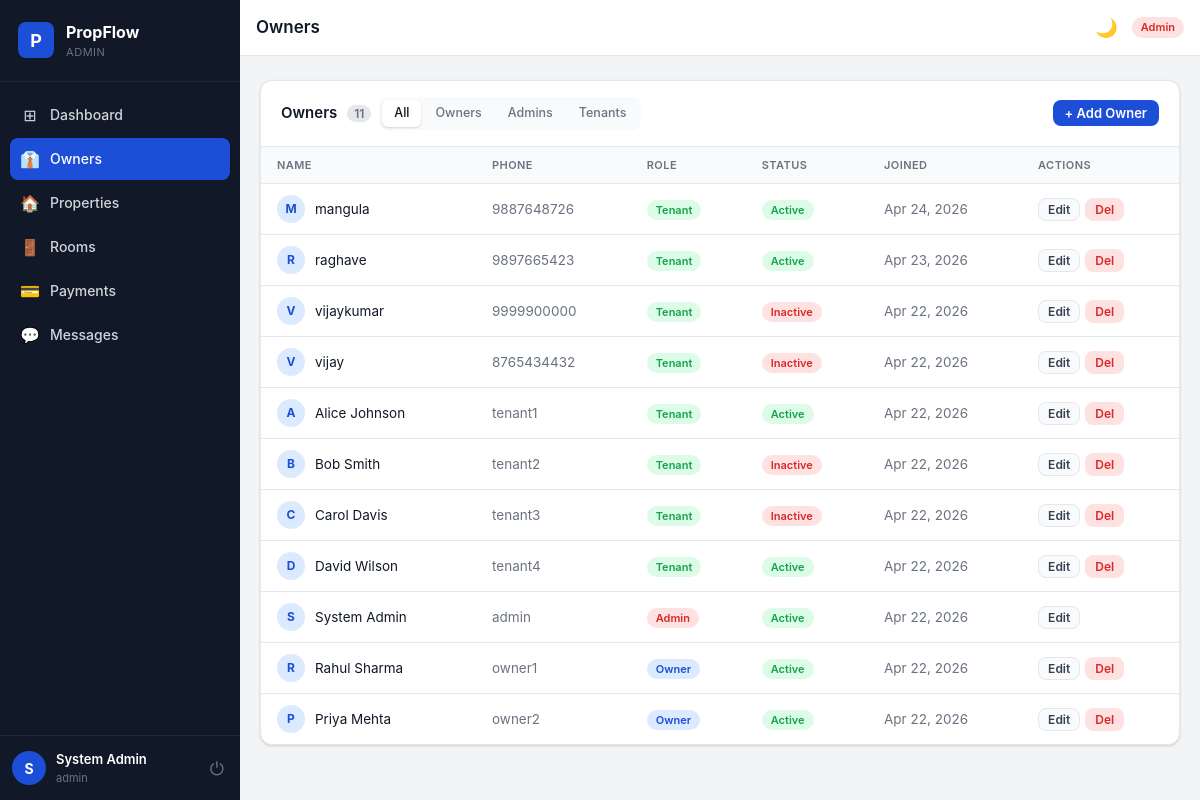
The app's page /admin/users (signed in), older data.
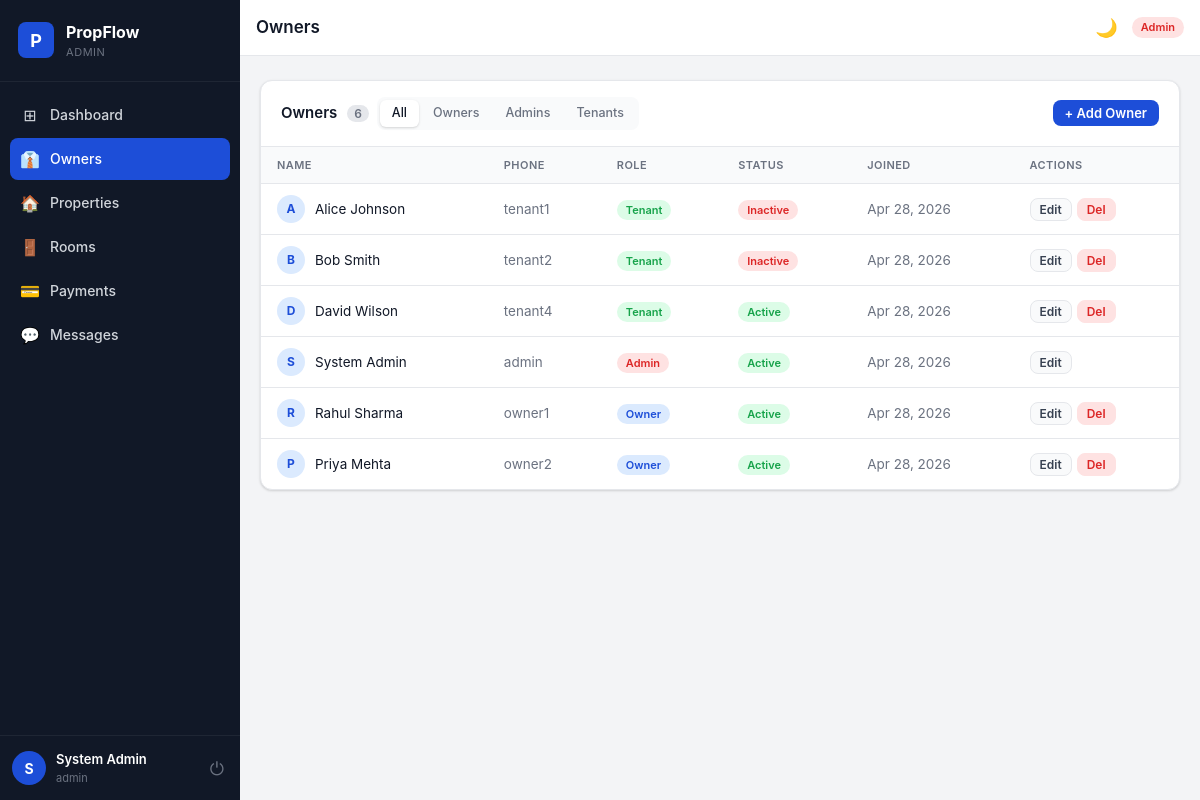
The same page, newer data.
### models.py (models this page shows, shortened)
class User(UserMixin, db.Model):
    __tablename__ = "users"
    id            = db.Column(db.Integer, primary_key=True)
    phone         = db.Column(db.String(30),  unique=True, nullable=False)
    full_name     = db.Column(db.String(150), nullable=False)
    password_hash = db.Column(db.String(255), nullable=False)
    role          = db.Column(db.String(10),  nullable=False, default="tenant")  # admin|owner|tenant
    is_active     = db.Column(db.Boolean, default=True,  nullable=False)
    owner_id      = db.Column(db.Integer,
                               db.ForeignKey("users.id", ondelete="SET NULL"),
                               nullable=True)
    created_at    = db.Column(db.DateTime, default=now_utc, nullable=False)
    updated_at    = db.Column(db.DateTime, default=now_utc, onupdate=now_utc, nullable=False)
    owned_tenants     = db.relationship(
        "User", foreign_keys=[owner_id],
        backref=db.backref("owner_user", remote_side=[id]),
        lazy="dynamic"
    )
    properties        = db.relationship("Property",       back_populates="owner",
                                        foreign_keys="Property.owner_id",    lazy="dynamic")
    tenancies         = db.relationship("PropertyTenant", back_populates="tenant",
                                        foreign_keys="PropertyTenant.tenant_id", lazy="dynamic")
    payments          = db.relationship("Payment",        back_populates="tenant",
                                        foreign_keys="Payment.tenant_id",    lazy="dynamic")
    notifications     = db.relationship("Notification",   back_populates="user",   lazy="dynamic")
    sent_messages     = db.relationship("Message", back_populates="sender",
                                        foreign_keys="Message.sender_id",    lazy="dynamic")
    received_messages = db.relationship("Message", back_populates="receiver",
                                        foreign_keys="Message.receiver_id",  lazy="dynamic")
    room_assignments  = db.relationship("RoomTenant", back_populates="tenant",
                                        foreign_keys="RoomTenant.tenant_id", lazy="dynamic")
    def to_dict(self):
        return {
            "id": self.id, "phone": self.phone, "full_name": self.full_name,
            "role": self.role, "is_active": self.is_active, "owner_id": self.owner_id,
            "created_at": to_ist(self.created_at),
        }
    __table_args__ = (
        Index("ix_users_phone", "phone"),
        Index("ix_users_role",  "role"),
        Index("ix_users_owner_role", "owner_id", "role"),
    )

### routes/admin.py (the view)
@admin_bp.route("/users")
@login_required
@role_required("admin")
def users():
    role_filter = request.args.get("role", "")
    q = User.query
    if role_filter:
        q = q.filter_by(role=role_filter)
    all_users = q.order_by(User.created_at.desc()).all()
    return render_template("admin/users.html", users=all_users, role_filter=role_filter)

### models.py (called while the page is built)
def to_ist(dt):
    if not dt:
        return None
    ist = dt + timedelta(hours=5, minutes=30)
    return ist.strftime("%d-%m-%Y %I:%M %p")

### routes/__init__.py (called while the page is built)
def role_required(*roles):
    def decorator(f):
        @wraps(f)
        def decorated(*args, **kwargs):
            if not current_user.is_authenticated:
                if request.path.startswith("/api/") or request.is_json:
                    return jsonify({"error": "Login required"}), 401
                return redirect(url_for("auth.login"))
            if current_user.role not in roles:
                if request.path.startswith("/api/") or request.is_json:
                    return jsonify({"error": "Access denied"}), 403
                abort(403)
            return f(*args, **kwargs)
        return decorated
    return decorator

### templates/admin/users.html (shortened to what this page needs)
{% extends "base.html" %}
{% block page_title %}Owners{% endblock %}
{% block content %}
<div class="card">
  <div class="card-header">
    <div class="flex gap-8 align-center">
      <h2>Owners <span class="badge-count">{{ users|length }}</span></h2>
      <div class="tab-group">
        <a href="{{ url_for('admin.users') }}"               class="tab {% if not role_filter %}active{% endif %}">All</a>
        <a href="{{ url_for('admin.users', role='owner') }}"  class="tab {% if role_filter=='owner'  %}active{% endif %}">Owners</a>
        <a href="{{ url_for('admin.users', role='admin') }}"  class="tab {% if role_filter=='admin'  %}active{% endif %}">Admins</a>
        <a href="{{ url_for('admin.users', role='tenant') }}" class="tab {% if role_filter=='tenant' %}active{% endif %}">Tenants</a>
      </div>
    </div>
    <button class="btn btn-primary btn-sm" onclick="openModal('addUserModal')">+ Add Owner</button>
  </div>
  <div class="table-wrap">
    <table class="table">
      <thead><tr><th>Name</th><th>Phone</th><th>Role</th><th>Status</th><th>Joined</th><th>Actions</th></tr></thead>
      <tbody>
        {% for u in users %}
        <tr>
          <td><div class="user-cell"><div class="avatar avatar-sm">{{ u.full_name[0].upper() }}</div>{{ u.full_name }}</div></td>
          <td class="text-muted">{{ u.phone }}</td>
          <td><span class="role-badge role-{{ u.role }}">{{ u.role }}</span></td>
          <td><span class="badge badge-{{ 'completed' if u.is_active else 'overdue' }}">{{ 'Active' if u.is_active else 'Inactive' }}</span></td>
          <td class="text-muted">{{ u.created_at.strftime('%b %d, %Y') if u.created_at else '—' }}</td>
          <td>
            <div class="action-btns">
              <button class="btn btn-ghost btn-xs" onclick='openEditUser({{ u.to_dict()|tojson }})'>Edit</button>
              {% if u.id != current_user.id %}
              <form method="POST" action="{{ url_for('admin.delete_user', uid=u.id) }}" style="display:inline" onsubmit="return confirm('Delete {{ u.full_name }}?')">
                <button class="btn btn-danger btn-xs">Del</button>
              </form>
              {% endif %}
            </div>
          </td>
        </tr>
        {% else %}
        <tr><td colspan="6" class="text-center text-muted py-32">No users found.</td></tr>
        {% endfor %}
      </tbody>
    </table>
  </div>
</div>
{% endblock %}

### templates/base.html (shortened to what this page needs)
<!DOCTYPE html>
<html lang="en" data-theme="light">
<head>
  <link rel="stylesheet" href="{{ url_for('static', filename='css/style.css') }}"/>
</head>
<body>
<aside class="sidebar" id="sidebar">
  <div class="sidebar-logo">
    <div class="logo-icon">P</div>
    <div>
      <div class="logo-name">PropFlow</div>
      <div class="logo-role">{{ current_user.role | capitalize }}</div>
    </div>
  </div>
  <nav class="sidebar-nav">
    {% if current_user.role == 'admin' %}
      <a href="{{ url_for('admin.dashboard') }}"  class="nav-item {% if request.endpoint == 'admin.dashboard'   %}active{% endif %}"><span class="nav-icon">⊞</span>Dashboard</a>
      <a href="{{ url_for('admin.users') }}"      class="nav-item {% if request.endpoint == 'admin.users'      %}active{% endif %}"><span class="nav-icon">👔</span>Owners</a>
      <a href="{{ url_for('admin.properties') }}" class="nav-item {% if request.endpoint == 'admin.properties' %}active{% endif %}"><span class="nav-icon">🏠</span>Properties</a>
      <a href="{{ url_for('rooms.index') }}"      class="nav-item {% if 'rooms' in request.endpoint            %}active{% endif %}"><span class="nav-icon">🚪</span>Rooms</a>
      <a href="{{ url_for('admin.payments') }}"   class="nav-item {% if request.endpoint == 'admin.payments'   %}active{% endif %}"><span class="nav-icon">💳</span>Payments</a>
      <a href="{{ url_for('chat.index') }}"       class="nav-item {% if 'chat' in request.endpoint             %}active{% endif %}">
        <span class="nav-icon">💬</span>Messages
      </a>
    {% endif %}
  </nav>
  <div class="sidebar-footer">
    <div class="user-info">
      <div class="user-avatar">{{ current_user.full_name[0].upper() }}</div>
      <div>
        <div class="user-name">{{ current_user.full_name }}</div>
        <div class="user-phone">{{ current_user.phone }}</div>
      </div>
    </div>
    <a href="{{ url_for('auth.logout') }}" class="logout-btn" title="Logout">⏻</a>
  </div>
</aside>
<div class="main-wrap">
  <header class="topbar">
    <h1 class="page-title">{% block page_title %}{% endblock %}</h1>
    <div class="topbar-right">
      <button class="icon-btn" id="darkToggle" onclick="toggleDark()" title="Dark mode" aria-label="Toggle dark mode">🌙</button>
      <span class="role-badge role-{{ current_user.role }}">{{ current_user.role }}</span>
    </div>
  </header>
  <main class="page-content">
    {% block content %}{% endblock %}
  </main>
</div>
</body>
</html>

Row changes from the older to the newer data that the page shows:
removed User: full_name "M", full_name "mangula", phone "9887648726", role "Tenant", is_active "Active", created_at "Apr 24, 2026"
removed User: full_name "R", full_name "raghave", phone "9897665423", role "Tenant", is_active "Active", created_at "Apr 23, 2026"
removed User: full_name "V", full_name "vijaykumar", phone "9999900000", role "Tenant", is_active "Inactive", created_at "Apr 22, 2026"
removed User: full_name "V", full_name "vijay", phone "8765434432", role "Tenant", is_active "Inactive", created_at "Apr 22, 2026"
removed User: full_name "C", full_name "Carol Davis", phone "tenant3", role "Tenant", is_active "Inactive", created_at "Apr 22, 2026"
changed User "System Admin": created_at "Apr 22, 2026" → "Apr 28, 2026"
changed User "Alice Johnson": is_active "Active" → "Inactive"; created_at "Apr 22, 2026" → "Apr 28, 2026"
changed User "Bob Smith": created_at "Apr 22, 2026" → "Apr 28, 2026"
changed User "David Wilson": created_at "Apr 22, 2026" → "Apr 28, 2026"
changed User "Rahul Sharma": created_at "Apr 22, 2026" → "Apr 28, 2026"
changed User "Priya Mehta": created_at "Apr 22, 2026" → "Apr 28, 2026"
Text that changed along with them:
{{ users|length }}: "11" → "6"
